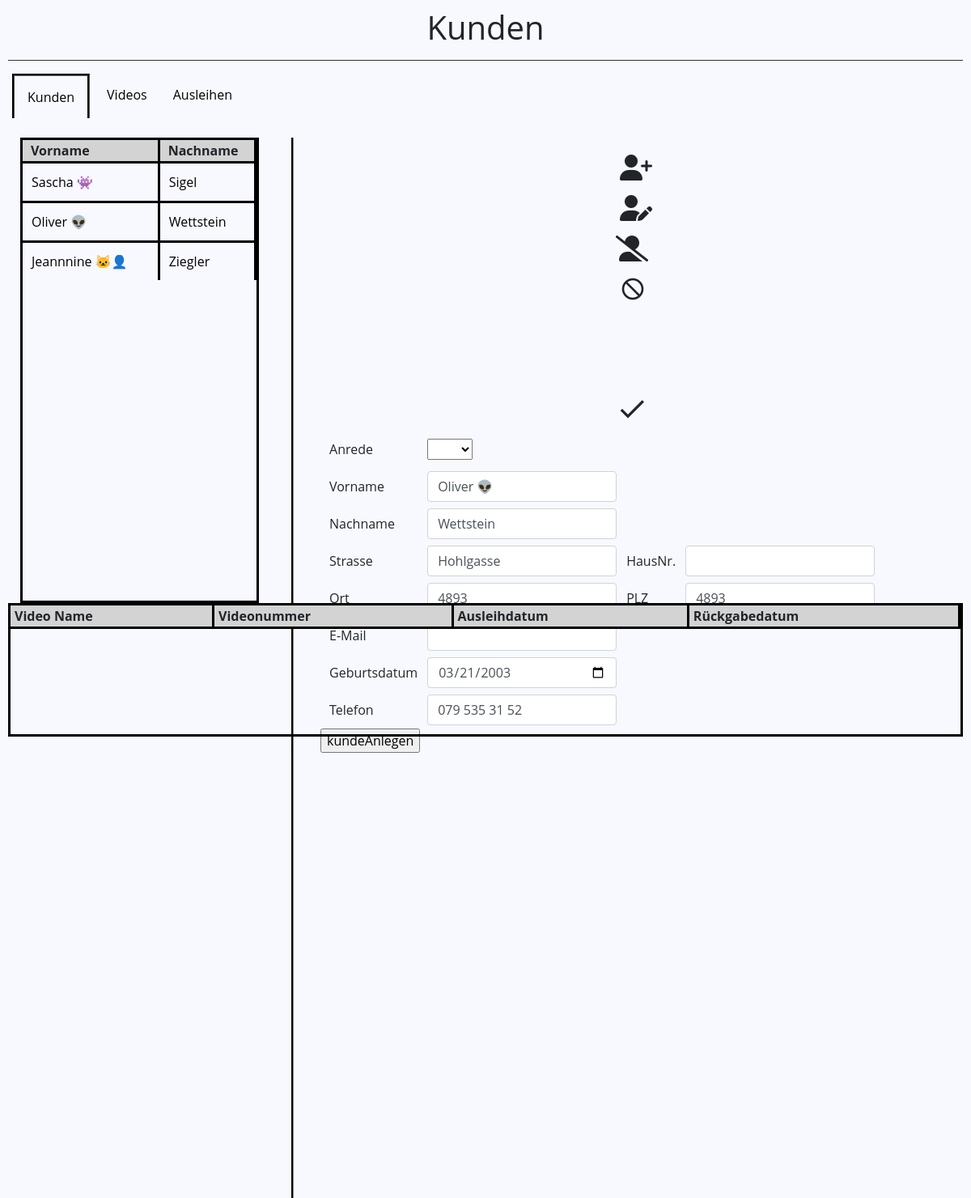
Page /index_videos.php?kunNummer=1001 on the committed database.
### tables this page shows
create table TKunden (
	KunNummer int unsigned primary key auto_increment,
    KunAnrede enum('Herr', 'Frau'),
    KunVorname varchar(40) not null,
    KunNachname varchar(40) not null,
    KunStrasse varchar(50) not null,
    KunHausnummer varchar(4) not null,
    KunEMail varchar(40) not null,
    KunGebDatum date not null,
    KunTelefon char(16) not null,
    OrtONRP int(5) not null
);

### index_videos.php (the view, shortened to what this page needs)
<?php
require_once "config.php";
if (isset($_GET['kunNummer'])) {
    $kunNummer = $_GET['kunNummer'];
    $sql = "SELECT * FROM TKunden where kunNummer=" . $kunNummer;
    $result = $link->query($sql);
    if ($result->num_rows > 0) {
        while ($row = $result->fetch_assoc()) {
            $kunVorname = $row['KunVorname'];
            $kunNachname = $row['KunNachname'];
            $kunStrasse = $row['KunStrasse'];
            $kunGebDatum = $row['KunGebDatum'];
            $kunTelefon = $row['KunTelefon'];
            $ortONRP = $row['OrtONRP'];
        }
    }
} else if (isset($_POST['kundeAnlegen'])) {
    $sql = "INSERT INTO TKunden (KunAnrede, KunVorname, KunNachname, KunStrasse, KunGebDatum, KunTelefon, OrtONRP)
                      VALUES ('" . $_POST['anrede'] . "','" . $_POST['vn'] . "','" . $_POST['nn'] . "','" . $_POST['str'] . "'," . $_POST['datum'] . ",'" . $_POST['tele'] . "'," . $_POST['plz'] . ")";
    mysqli_query($link, $sql);
    echo $_POST['anrede'] . "," . $_POST['vn'] . "," . $_POST['nn'] . "," . $_POST['str'] . "," . $_POST['datum'] . "," . $_POST['tele'] . "," . $_POST['plz'];
}
?>
<!doctype html>
<html lang="de">
<head>
    <link rel="stylesheet" href="https://cdn.jsdelivr.net/npm/bootstrap@4.6.0/dist/css/bootstrap.min.css">
    <link href="css/bootstrap-custom.css" rel="stylesheet">
</head>
<body>
    <div class="container">
        <h1>Kunden</h1>
        <hr>
        <nav>
            <ul>
                <li><a class="active" href="index.php">Kunden</a></li>
                <li><a href="videos.php">Videos</a></li>
                <li><a href="ausleihen.php">Ausleihen</a></li>
            </ul>
        </nav>
        <br>
        <div class="datatable">
            <table>
                <thead>
                    <tr>
                        <th>Vorname</th>
                        <th>Nachname</th>
                    </tr>
                </thead>
                <tbody>
                    <?php
                    $sql = "SELECT * FROM TKunden";
                    $result = $link->query($sql);
                    if ($result->num_rows > 0) {
                        while ($row = $result->fetch_assoc()) {
                            echo "  <tr>
                                        <td><a href='" . $_SERVER['PHP_SELF'] . '?kunNummer=' . $row['KunNummer'] . "'>" . $row['KunVorname'] . "</a></td>
                                        <td><a href='" . $_SERVER['PHP_SELF'] . '?kunNummer=' . $row['KunNummer'] . "'>" . $row['KunNachname'] . "</a></td>
                                    </tr>";
                        }
                    }
                    ?>
                </tbody>
            </table>
        </div>
        <div class="vl"></div>
        <div class="icon">
            <table>
                <tr>
                    <td>
                        <br>
                        <div onclick="addUser()">
                            <i class="fa-solid fa-user-plus fa-2xl" style="margin: 5px;"></i>
                        </div>
                    </td>
                </tr>
                <tr>
                    <td>
                        <div onclick="editUser()">
                            <br>
                            <i class="fa-solid fa-user-pen fa-2xl" style="margin: 5px;"></i></i>
                        </div>
                    </td>
                </tr>
                <tr>
                    <td>
                        <div onclick="deleteUser()">
                            <br>
                            <i class="fa-solid fa-user-large-slash fa-2xl"></i>
                        </div>
                    </td>
                </tr>
                <tr>
                    <td>
                        <div onclick="dismiss()">
                            <i class="material-icons" style="font-size:32px; margin-top: 20px; margin-left: 5px;">not_interested</i>
                        </div>
                    </td>
                </tr>
                <tr>
                    <td>
                        <div onclick="done()">
                            <br>
                            <i class="material-icons" style="font-size:40px; margin-top: 80px;">done</i>
                        </div>
                    </td>
                </tr>
            </table>
        </div>
        <div class="kunde">
            <form action="index.php" method="post">
                <table>
                    <tr>
                        <td>
                            <label for="anrede">Anrede</label>
                        </td>
                        <td>
                            <select name="anrede" id="anrede" required>
                                <option value=""></option>
                                <option value="Frau">Frau</option>
                            </select>
                        </td>
                    </tr>
                    <tr>
                        <td>
                            <label for="vn">Vorname</label>
                        </td>
                        <td>
                            <input type="text" class="form-control" id="vn" name="vn" value="<?php echo $kunVorname ?>" required>
                        </td>
                    </tr>
                    <tr>
                        <td>
                            <label for="nn">Nachname</label>
                        </td>
                        <td>
                            <input type="text" class="form-control" id="nn" name="nn" value="<?php echo $kunNachname ?>" required>
                        </td>
                    </tr>
                    <tr>
                        <td>
                            <label for="str">Strasse</label>
                        </td>
                        <td>
                            <input type="text" class="form-control" id="str" name="str" value="<?php echo $kunStrasse ?>" required>
                        </td>
                        <td>
                            <label for="nr">HausNr.</label>
                        </td>
                        <td>
                            <input type="text" class="form-control" id="nr" name="nr" value="<?php echo "" ?>" required>
                        </td>
                    </tr>
                    <tr>
                        <td>
                            <label for="ort">Ort</label>
                        </td>
                        <td>
                            <input type="text" class="form-control" id="ort" name="ort" value="<?php echo $ortONRP ?>" required>
                        </td>
                        <td>
                            <label for="plz">PLZ</label>
                        </td>
                        <td>
                            <input type="number" class="form-control" id="plz" name="plz" value="<?php echo $ortONRP ?>" required>
                        </td>
                    </tr>
                    <tr>
                        <td>
                            <label for="eM">E-Mail</label>
                        </td>
                        <td>
                            <input type="email" class="form-control" id="eM" name="eM" value="<?php echo "" ?>" required>
                        </td>
                    </tr>
                    <tr>
                        <td>
                            <label for="datum">Geburtsdatum</label>
                        </td>
                        <td>
                            <input type="date" class="form-control" id="datum" name="datum" value="<?php echo $kunGebDatum ?>" required>
                        </td>
                    </tr>
                    <tr>
                        <td>
                            <label for="tele">Telefon</label>
                        </td>
                        <td>
                            <input type="phone" class="form-control" id="tele" name="tele" value="<?php echo $kunTelefon ?>" required>
                        </td>
                    </tr>
                </table>
                <input type="submit" name="kundeAnlegen" value="kundeAnlegen">
            </form>
        </div>
        <div class="videos">
            <table>
                <thead>
                    <tr>
                        <th>Video Name</th>
                        <th>Videonummer</th>
                        <th>Ausleihdatum</th>
                        <th>Rückgabedatum</th>
                    </tr>
                </thead>
            </table>
        </div>
        <br>
    </div>
</body>
</html>

### rows in the picture
tkunden: KunVorname "Sascha 👾", KunNachname "Sigel"
tkunden: KunVorname "Oliver 👽", KunNachname "Wettstein", vn "Oliver 👽", nn "Wettstein", str "Hohlgasse", ort "4893", plz "4893", datum "03/21/2003", tele "079 535 31 52"
tkunden: KunVorname "Jeannnine 🐱‍👤", KunNachname "Ziegler"
